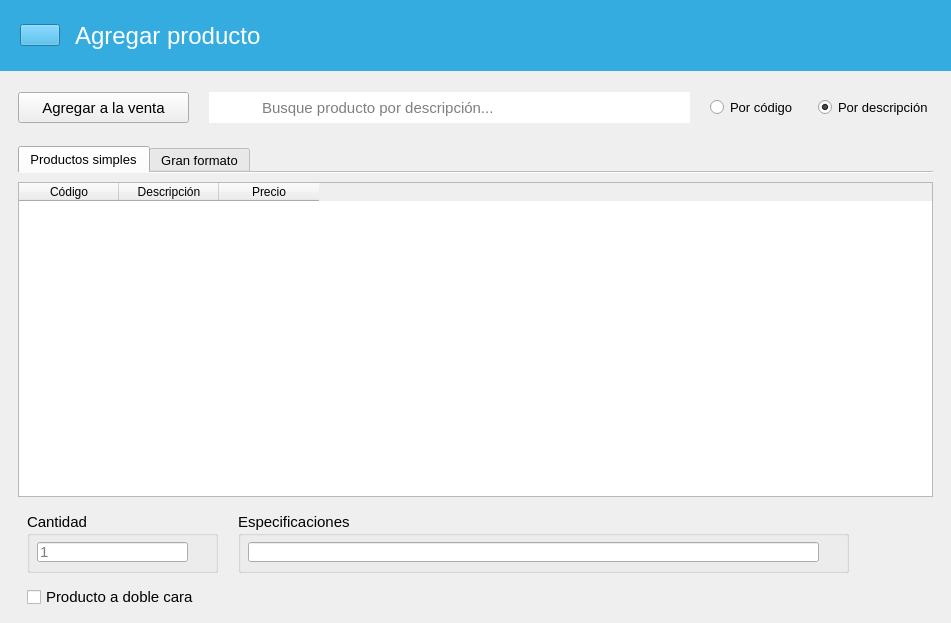
<?xml version="1.0" encoding="UTF-8"?>
<ui version="4.0">
 <class>AgregarProducto</class>
 <widget class="QWidget" name="AgregarProducto">
  <property name="windowModality">
   <enum>Qt::ApplicationModal</enum>
  </property>
  <property name="geometry">
   <rect>
    <x>0</x>
    <y>0</y>
    <width>951</width>
    <height>623</height>
   </rect>
  </property>
  <property name="windowTitle">
   <string>Form</string>
  </property>
  <layout class="QVBoxLayout" name="verticalLayout_5">
   <property name="leftMargin">
    <number>0</number>
   </property>
   <property name="topMargin">
    <number>0</number>
   </property>
   <property name="rightMargin">
    <number>0</number>
   </property>
   <property name="bottomMargin">
    <number>0</number>
   </property>
   <item>
    <widget class="QFrame" name="frame">
     <property name="sizePolicy">
      <sizepolicy hsizetype="Expanding" vsizetype="Preferred">
       <horstretch>0</horstretch>
       <verstretch>0</verstretch>
      </sizepolicy>
     </property>
     <property name="styleSheet">
      <string notr="true">background-color: rgb(52, 172, 224);</string>
     </property>
     <property name="frameShadow">
      <enum>QFrame::Raised</enum>
     </property>
     <layout class="QVBoxLayout" name="verticalLayout_2">
      <property name="spacing">
       <number>0</number>
      </property>
      <property name="leftMargin">
       <number>0</number>
      </property>
      <property name="topMargin">
       <number>0</number>
      </property>
      <property name="rightMargin">
       <number>0</number>
      </property>
      <property name="bottomMargin">
       <number>0</number>
      </property>
      <item>
       <widget class="QFrame" name="frame_4">
        <property name="sizePolicy">
         <sizepolicy hsizetype="Maximum" vsizetype="Preferred">
          <horstretch>0</horstretch>
          <verstretch>0</verstretch>
         </sizepolicy>
        </property>
        <property name="styleSheet">
         <string notr="true">QFrame { border:none; }
background-color: rgb(52, 172, 224);</string>
        </property>
        <property name="frameShadow">
         <enum>QFrame::Raised</enum>
        </property>
        <layout class="QHBoxLayout" name="horizontalLayout">
         <property name="spacing">
          <number>15</number>
         </property>
         <property name="leftMargin">
          <number>20</number>
         </property>
         <property name="topMargin">
          <number>15</number>
         </property>
         <property name="rightMargin">
          <number>20</number>
         </property>
         <property name="bottomMargin">
          <number>15</number>
         </property>
         <item>
          <widget class="ClickableIcon" name="btRegresar">
           <property name="icon">
            <iconset resource="../resources.qrc">
             <normaloff>:/img/resources/images/leftarrow.png</normaloff>:/img/resources/images/leftarrow.png</iconset>
           </property>
           <property name="iconSize">
            <size>
             <width>40</width>
             <height>40</height>
            </size>
           </property>
          </widget>
         </item>
         <item>
          <widget class="QLabel" name="label">
           <property name="minimumSize">
            <size>
             <width>201</width>
             <height>41</height>
            </size>
           </property>
           <property name="font">
            <font>
             <pointsize>18</pointsize>
            </font>
           </property>
           <property name="styleSheet">
            <string notr="true">color: rgb(255, 255, 255);</string>
           </property>
           <property name="text">
            <string>Agregar producto</string>
           </property>
          </widget>
         </item>
        </layout>
       </widget>
      </item>
     </layout>
    </widget>
   </item>
   <item>
    <widget class="QFrame" name="frame_5">
     <property name="frameShadow">
      <enum>QFrame::Raised</enum>
     </property>
     <layout class="QHBoxLayout" name="horizontalLayout_4">
      <property name="spacing">
       <number>20</number>
      </property>
      <property name="leftMargin">
       <number>18</number>
      </property>
      <property name="topMargin">
       <number>15</number>
      </property>
      <property name="rightMargin">
       <number>18</number>
      </property>
      <property name="bottomMargin">
       <number>8</number>
      </property>
      <item>
       <widget class="QFrame" name="frame_7">
        <property name="frameShadow">
         <enum>QFrame::Raised</enum>
        </property>
        <layout class="QHBoxLayout" name="horizontalLayout_2">
         <property name="spacing">
          <number>0</number>
         </property>
         <property name="leftMargin">
          <number>0</number>
         </property>
         <property name="topMargin">
          <number>0</number>
         </property>
         <property name="rightMargin">
          <number>0</number>
         </property>
         <property name="bottomMargin">
          <number>0</number>
         </property>
         <item>
          <widget class="QPushButton" name="btAgregar">
           <property name="minimumSize">
            <size>
             <width>171</width>
             <height>31</height>
            </size>
           </property>
           <property name="font">
            <font>
             <pointsize>11</pointsize>
            </font>
           </property>
           <property name="text">
            <string>Agregar a la venta</string>
           </property>
           <property name="icon">
            <iconset resource="../resources.qrc">
             <normaloff>:/img/resources/images/accept.png</normaloff>:/img/resources/images/accept.png</iconset>
           </property>
          </widget>
         </item>
        </layout>
       </widget>
      </item>
      <item>
       <widget class="QFrame" name="frame_8">
        <property name="sizePolicy">
         <sizepolicy hsizetype="Expanding" vsizetype="Preferred">
          <horstretch>0</horstretch>
          <verstretch>0</verstretch>
         </sizepolicy>
        </property>
        <property name="frameShadow">
         <enum>QFrame::Raised</enum>
        </property>
        <layout class="QHBoxLayout" name="horizontalLayout_3">
         <property name="spacing">
          <number>0</number>
         </property>
         <property name="leftMargin">
          <number>0</number>
         </property>
         <property name="topMargin">
          <number>0</number>
         </property>
         <property name="rightMargin">
          <number>0</number>
         </property>
         <property name="bottomMargin">
          <number>0</number>
         </property>
         <item>
          <widget class="QLabel" name="label_2">
           <property name="minimumSize">
            <size>
             <width>51</width>
             <height>31</height>
            </size>
           </property>
           <property name="maximumSize">
            <size>
             <width>51</width>
             <height>31</height>
            </size>
           </property>
           <property name="styleSheet">
            <string notr="true">image: url(:/img/resources/images/magnifier.png);
background-color: rgb(255, 255, 255);</string>
           </property>
           <property name="text">
            <string/>
           </property>
          </widget>
         </item>
         <item>
          <widget class="QLineEdit" name="searchBar">
           <property name="minimumSize">
            <size>
             <width>0</width>
             <height>31</height>
            </size>
           </property>
           <property name="maximumSize">
            <size>
             <width>16777215</width>
             <height>31</height>
            </size>
           </property>
           <property name="font">
            <font>
             <pointsize>11</pointsize>
            </font>
           </property>
           <property name="frame">
            <bool>false</bool>
           </property>
           <property name="placeholderText">
            <string>Busque producto por descripción...</string>
           </property>
          </widget>
         </item>
        </layout>
       </widget>
      </item>
      <item alignment="Qt::AlignRight">
       <widget class="QRadioButton" name="btCodigo">
        <property name="font">
         <font>
          <pointsize>10</pointsize>
         </font>
        </property>
        <property name="text">
         <string>Por código</string>
        </property>
        <property name="checked">
         <bool>false</bool>
        </property>
        <attribute name="buttonGroup">
         <string notr="true">groupFiltro</string>
        </attribute>
       </widget>
      </item>
      <item alignment="Qt::AlignRight">
       <widget class="QRadioButton" name="btDescripcion">
        <property name="font">
         <font>
          <pointsize>10</pointsize>
         </font>
        </property>
        <property name="text">
         <string>Por descripción</string>
        </property>
        <property name="checked">
         <bool>true</bool>
        </property>
        <attribute name="buttonGroup">
         <string notr="true">groupFiltro</string>
        </attribute>
       </widget>
      </item>
     </layout>
    </widget>
   </item>
   <item>
    <widget class="QFrame" name="frame_2">
     <property name="sizePolicy">
      <sizepolicy hsizetype="Expanding" vsizetype="Expanding">
       <horstretch>0</horstretch>
       <verstretch>0</verstretch>
      </sizepolicy>
     </property>
     <property name="frameShadow">
      <enum>QFrame::Raised</enum>
     </property>
     <layout class="QVBoxLayout" name="verticalLayout_3">
      <property name="spacing">
       <number>0</number>
      </property>
      <property name="leftMargin">
       <number>18</number>
      </property>
      <property name="rightMargin">
       <number>18</number>
      </property>
      <property name="bottomMargin">
       <number>0</number>
      </property>
      <item>
       <widget class="QTabWidget" name="tabWidget">
        <property name="font">
         <font>
          <pointsize>10</pointsize>
         </font>
        </property>
        <property name="currentIndex">
         <number>0</number>
        </property>
        <property name="documentMode">
         <bool>true</bool>
        </property>
        <widget class="QWidget" name="tab_productos">
         <attribute name="title">
          <string>Productos simples</string>
         </attribute>
         <layout class="QVBoxLayout" name="verticalLayout">
          <property name="leftMargin">
           <number>0</number>
          </property>
          <property name="rightMargin">
           <number>0</number>
          </property>
          <item>
           <widget class="TablaDatos" name="tabla_seleccionar">
            <property name="minimumSize">
             <size>
              <width>0</width>
              <height>301</height>
             </size>
            </property>
            <attribute name="horizontalHeaderMinimumSectionSize">
             <number>80</number>
            </attribute>
            <column>
             <property name="text">
              <string>Código</string>
             </property>
            </column>
            <column>
             <property name="text">
              <string>Descripción</string>
             </property>
            </column>
            <column>
             <property name="text">
              <string>Precio</string>
             </property>
            </column>
           </widget>
          </item>
          <item alignment="Qt::AlignBottom">
           <widget class="QFrame" name="frame_3">
            <property name="sizePolicy">
             <sizepolicy hsizetype="Expanding" vsizetype="Expanding">
              <horstretch>0</horstretch>
              <verstretch>0</verstretch>
             </sizepolicy>
            </property>
            <property name="font">
             <font>
              <pointsize>10</pointsize>
             </font>
            </property>
            <property name="frameShadow">
             <enum>QFrame::Raised</enum>
            </property>
            <layout class="QGridLayout" name="gridLayout">
             <property name="rightMargin">
              <number>0</number>
             </property>
             <property name="bottomMargin">
              <number>5</number>
             </property>
             <property name="horizontalSpacing">
              <number>20</number>
             </property>
             <property name="verticalSpacing">
              <number>12</number>
             </property>
             <item row="0" column="0">
              <widget class="QGroupBox" name="groupBox">
               <property name="sizePolicy">
                <sizepolicy hsizetype="Fixed" vsizetype="Fixed">
                 <horstretch>0</horstretch>
                 <verstretch>0</verstretch>
                </sizepolicy>
               </property>
               <property name="minimumSize">
                <size>
                 <width>191</width>
                 <height>61</height>
                </size>
               </property>
               <property name="font">
                <font>
                 <pointsize>11</pointsize>
                </font>
               </property>
               <property name="title">
                <string>Cantidad</string>
               </property>
               <widget class="QLineEdit" name="txtCantidad">
                <property name="geometry">
                 <rect>
                  <x>10</x>
                  <y>30</y>
                  <width>151</width>
                  <height>20</height>
                 </rect>
                </property>
                <property name="font">
                 <font>
                  <pointsize>11</pointsize>
                 </font>
                </property>
                <property name="readOnly">
                 <bool>false</bool>
                </property>
                <property name="placeholderText">
                 <string>1</string>
                </property>
               </widget>
              </widget>
             </item>
             <item row="0" column="1" alignment="Qt::AlignLeft">
              <widget class="QGroupBox" name="groupBox_2">
               <property name="sizePolicy">
                <sizepolicy hsizetype="Expanding" vsizetype="Expanding">
                 <horstretch>0</horstretch>
                 <verstretch>0</verstretch>
                </sizepolicy>
               </property>
               <property name="minimumSize">
                <size>
                 <width>611</width>
                 <height>61</height>
                </size>
               </property>
               <property name="font">
                <font>
                 <pointsize>11</pointsize>
                </font>
               </property>
               <property name="title">
                <string>Especificaciones</string>
               </property>
               <widget class="QLineEdit" name="txtNotas">
                <property name="geometry">
                 <rect>
                  <x>10</x>
                  <y>30</y>
                  <width>571</width>
                  <height>20</height>
                 </rect>
                </property>
                <property name="sizePolicy">
                 <sizepolicy hsizetype="Expanding" vsizetype="Preferred">
                  <horstretch>0</horstretch>
                  <verstretch>0</verstretch>
                 </sizepolicy>
                </property>
                <property name="font">
                 <font>
                  <pointsize>11</pointsize>
                 </font>
                </property>
                <property name="text">
                 <string/>
                </property>
                <property name="readOnly">
                 <bool>false</bool>
                </property>
               </widget>
              </widget>
             </item>
             <item row="1" column="0">
              <widget class="QCheckBox" name="checkDuplex">
               <property name="font">
                <font>
                 <pointsize>11</pointsize>
                </font>
               </property>
               <property name="text">
                <string>Producto a doble cara</string>
               </property>
              </widget>
             </item>
            </layout>
           </widget>
          </item>
         </layout>
        </widget>
        <widget class="QWidget" name="tab_granformato">
         <attribute name="title">
          <string>Gran formato</string>
         </attribute>
         <layout class="QVBoxLayout" name="verticalLayout_4">
          <property name="leftMargin">
           <number>0</number>
          </property>
          <property name="rightMargin">
           <number>0</number>
          </property>
          <item>
           <widget class="TablaDatos" name="tabla_granformato">
            <property name="minimumSize">
             <size>
              <width>0</width>
              <height>301</height>
             </size>
            </property>
            <attribute name="horizontalHeaderMinimumSectionSize">
             <number>80</number>
            </attribute>
            <column>
             <property name="text">
              <string>Código</string>
             </property>
            </column>
            <column>
             <property name="text">
              <string>Descripción</string>
             </property>
            </column>
            <column>
             <property name="text">
              <string>Mínimo m²</string>
             </property>
            </column>
            <column>
             <property name="text">
              <string>Precio (m²)</string>
             </property>
            </column>
           </widget>
          </item>
          <item alignment="Qt::AlignBottom">
           <widget class="QFrame" name="frame_6">
            <property name="sizePolicy">
             <sizepolicy hsizetype="Expanding" vsizetype="Expanding">
              <horstretch>0</horstretch>
              <verstretch>0</verstretch>
             </sizepolicy>
            </property>
            <property name="font">
             <font>
              <pointsize>10</pointsize>
             </font>
            </property>
            <property name="frameShadow">
             <enum>QFrame::Raised</enum>
            </property>
            <layout class="QGridLayout" name="gridLayout_2">
             <property name="rightMargin">
              <number>0</number>
             </property>
             <property name="bottomMargin">
              <number>12</number>
             </property>
             <property name="horizontalSpacing">
              <number>20</number>
             </property>
             <item row="0" column="1" alignment="Qt::AlignLeft|Qt::AlignTop">
              <widget class="QGroupBox" name="groupBox_3">
               <property name="sizePolicy">
                <sizepolicy hsizetype="Expanding" vsizetype="Expanding">
                 <horstretch>0</horstretch>
                 <verstretch>0</verstretch>
                </sizepolicy>
               </property>
               <property name="minimumSize">
                <size>
                 <width>611</width>
                 <height>61</height>
                </size>
               </property>
               <property name="font">
                <font>
                 <pointsize>11</pointsize>
                </font>
               </property>
               <property name="title">
                <string>Especificaciones</string>
               </property>
               <widget class="QLineEdit" name="txtNotas_2">
                <property name="geometry">
                 <rect>
                  <x>10</x>
                  <y>30</y>
                  <width>571</width>
                  <height>20</height>
                 </rect>
                </property>
                <property name="sizePolicy">
                 <sizepolicy hsizetype="Expanding" vsizetype="Preferred">
                  <horstretch>0</horstretch>
                  <verstretch>0</verstretch>
                 </sizepolicy>
                </property>
                <property name="font">
                 <font>
                  <pointsize>11</pointsize>
                 </font>
                </property>
                <property name="text">
                 <string/>
                </property>
                <property name="readOnly">
                 <bool>false</bool>
                </property>
               </widget>
              </widget>
             </item>
             <item row="0" column="0">
              <widget class="QGroupBox" name="groupBox_4">
               <property name="sizePolicy">
                <sizepolicy hsizetype="Fixed" vsizetype="Fixed">
                 <horstretch>0</horstretch>
                 <verstretch>0</verstretch>
                </sizepolicy>
               </property>
               <property name="minimumSize">
                <size>
                 <width>245</width>
                 <height>89</height>
                </size>
               </property>
               <property name="font">
                <font>
                 <pointsize>11</pointsize>
                </font>
               </property>
               <property name="title">
                <string>Medidas</string>
               </property>
               <layout class="QGridLayout" name="gridLayout_3">
                <item row="0" column="0">
                 <widget class="QLabel" name="label_3">
                  <property name="font">
                   <font>
                    <pointsize>11</pointsize>
                   </font>
                  </property>
                  <property name="text">
                   <string>Ancho:</string>
                  </property>
                 </widget>
                </item>
                <item row="0" column="1">
                 <widget class="QLineEdit" name="txtAncho">
                  <property name="font">
                   <font>
                    <pointsize>11</pointsize>
                   </font>
                  </property>
                 </widget>
                </item>
                <item row="0" column="2">
                 <widget class="QRadioButton" name="btAnchoCm">
                  <property name="font">
                   <font>
                    <pointsize>11</pointsize>
                   </font>
                  </property>
                  <property name="text">
                   <string>cm</string>
                  </property>
                  <property name="checked">
                   <bool>false</bool>
                  </property>
                  <property name="autoExclusive">
                   <bool>true</bool>
                  </property>
                  <attribute name="buttonGroup">
                   <string notr="true">buttonGroup</string>
                  </attribute>
                 </widget>
                </item>
                <item row="0" column="3">
                 <widget class="QRadioButton" name="btAnchoM">
                  <property name="font">
                   <font>
                    <pointsize>11</pointsize>
                   </font>
                  </property>
                  <property name="text">
                   <string>m</string>
                  </property>
                  <property name="checked">
                   <bool>true</bool>
                  </property>
                  <property name="autoExclusive">
                   <bool>true</bool>
                  </property>
                  <attribute name="buttonGroup">
                   <string notr="true">buttonGroup</string>
                  </attribute>
                 </widget>
                </item>
                <item row="1" column="0">
                 <widget class="QLabel" name="label_4">
                  <property name="font">
                   <font>
                    <pointsize>11</pointsize>
                   </font>
                  </property>
                  <property name="text">
                   <string>Alto:</string>
                  </property>
                 </widget>
                </item>
                <item row="1" column="1">
                 <widget class="QLineEdit" name="txtAlto">
                  <property name="font">
                   <font>
                    <pointsize>11</pointsize>
                   </font>
                  </property>
                 </widget>
                </item>
                <item row="1" column="2">
                 <widget class="QRadioButton" name="btAltoCm">
                  <property name="font">
                   <font>
                    <pointsize>11</pointsize>
                   </font>
                  </property>
                  <property name="text">
                   <string>cm</string>
                  </property>
                  <property name="checked">
                   <bool>false</bool>
                  </property>
                  <property name="autoExclusive">
                   <bool>true</bool>
                  </property>
                  <attribute name="buttonGroup">
                   <string notr="true">buttonGroup_2</string>
                  </attribute>
                 </widget>
                </item>
                <item row="1" column="3">
                 <widget class="QRadioButton" name="btAltoM">
                  <property name="font">
                   <font>
                    <pointsize>11</pointsize>
                   </font>
                  </property>
                  <property name="text">
                   <string>m</string>
                  </property>
                  <property name="checked">
                   <bool>true</bool>
                  </property>
                  <property name="autoExclusive">
                   <bool>true</bool>
                  </property>
                  <attribute name="buttonGroup">
                   <string notr="true">buttonGroup_2</string>
                  </attribute>
                 </widget>
                </item>
               </layout>
              </widget>
             </item>
            </layout>
           </widget>
          </item>
         </layout>
        </widget>
       </widget>
      </item>
     </layout>
    </widget>
   </item>
  </layout>
 </widget>
 <customwidgets>
  <customwidget>
   <class>TablaDatos</class>
   <extends>QTableWidget</extends>
   <header>utils.mywidgets.h</header>
  </customwidget>
  <customwidget>
   <class>ClickableIcon</class>
   <extends>QPushButton</extends>
   <header>utils.mywidgets.h</header>
  </customwidget>
 </customwidgets>
 <tabstops>
  <tabstop>searchBar</tabstop>
  <tabstop>txtCantidad</tabstop>
  <tabstop>txtNotas</tabstop>
  <tabstop>checkDuplex</tabstop>
  <tabstop>btAgregar</tabstop>
  <tabstop>btCodigo</tabstop>
  <tabstop>tabla_seleccionar</tabstop>
  <tabstop>btDescripcion</tabstop>
  <tabstop>tabWidget</tabstop>
  <tabstop>btRegresar</tabstop>
  <tabstop>tabla_granformato</tabstop>
  <tabstop>txtNotas_2</tabstop>
  <tabstop>txtAncho</tabstop>
  <tabstop>btAnchoCm</tabstop>
  <tabstop>btAnchoM</tabstop>
  <tabstop>txtAlto</tabstop>
  <tabstop>btAltoCm</tabstop>
  <tabstop>btAltoM</tabstop>
 </tabstops>
 <resources>
  <include location="../resources.qrc"/>
 </resources>
 <connections/>
 <buttongroups>
  <buttongroup name="buttonGroup_2"/>
  <buttongroup name="buttonGroup"/>
  <buttongroup name="groupFiltro"/>
 </buttongroups>
</ui>
